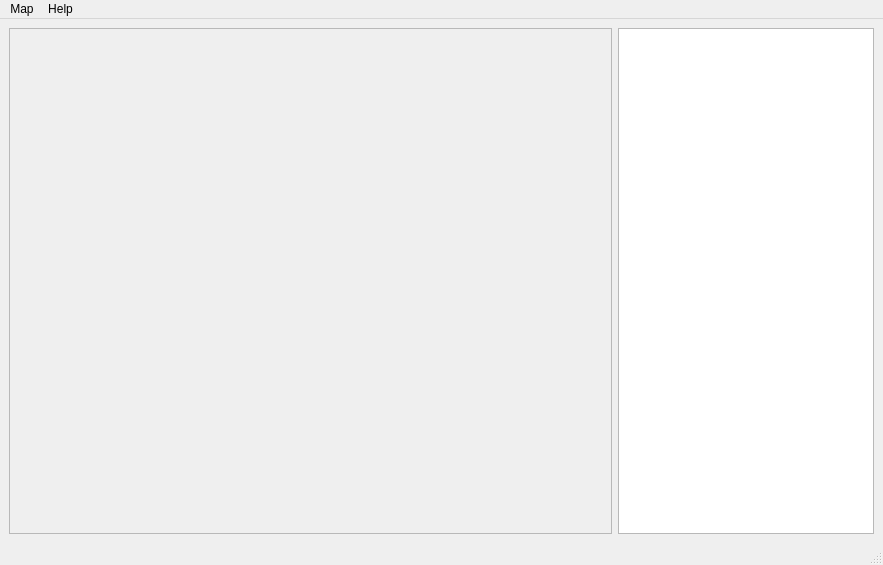
<?xml version="1.0" encoding="UTF-8"?>
<ui version="4.0">
 <class>MainWindow</class>
 <widget class="QMainWindow" name="MainWindow">
  <property name="geometry">
   <rect>
    <x>0</x>
    <y>0</y>
    <width>883</width>
    <height>565</height>
   </rect>
  </property>
  <property name="windowTitle">
   <string>Maze</string>
  </property>
  <widget class="QWidget" name="centralwidget">
   <layout class="QHBoxLayout" name="horizontalLayout">
    <item>
     <widget class="QScrollArea" name="scrollArea">
      <property name="widgetResizable">
       <bool>true</bool>
      </property>
      <widget class="QWidget" name="scrollAreaWidgetContents">
       <property name="geometry">
        <rect>
         <x>0</x>
         <y>0</y>
         <width>591</width>
         <height>485</height>
        </rect>
       </property>
      </widget>
     </widget>
    </item>
    <item>
     <widget class="QListWidget" name="palette">
      <property name="sizePolicy">
       <sizepolicy hsizetype="Preferred" vsizetype="Expanding">
        <horstretch>0</horstretch>
        <verstretch>0</verstretch>
       </sizepolicy>
      </property>
     </widget>
    </item>
   </layout>
  </widget>
  <widget class="QMenuBar" name="menubar">
   <property name="geometry">
    <rect>
     <x>0</x>
     <y>0</y>
     <width>883</width>
     <height>26</height>
    </rect>
   </property>
   <widget class="QMenu" name="menuMap">
    <property name="title">
     <string>Map</string>
    </property>
    <addaction name="actionNew"/>
    <addaction name="actionOpen"/>
    <addaction name="separator"/>
    <addaction name="actionSave"/>
    <addaction name="actionSaveAs"/>
    <addaction name="separator"/>
    <addaction name="actionQuit"/>
   </widget>
   <widget class="QMenu" name="menuHelp">
    <property name="title">
     <string>Help</string>
    </property>
    <addaction name="actionAbout"/>
   </widget>
   <addaction name="menuMap"/>
   <addaction name="menuHelp"/>
  </widget>
  <widget class="QStatusBar" name="statusbar">
   <property name="enabled">
    <bool>true</bool>
   </property>
  </widget>
  <action name="actionNew">
   <property name="text">
    <string>New</string>
   </property>
   <property name="shortcut">
    <string>Ctrl+N</string>
   </property>
  </action>
  <action name="actionQuit">
   <property name="text">
    <string>Quit</string>
   </property>
   <property name="shortcut">
    <string>Ctrl+Q</string>
   </property>
  </action>
  <action name="actionAbout">
   <property name="text">
    <string>About</string>
   </property>
   <property name="shortcut">
    <string>F1</string>
   </property>
  </action>
  <action name="actionSave">
   <property name="text">
    <string>Save</string>
   </property>
   <property name="shortcut">
    <string>Ctrl+S</string>
   </property>
  </action>
  <action name="actionSaveAs">
   <property name="text">
    <string>Save as...</string>
   </property>
   <property name="shortcut">
    <string>Ctrl+Shift+S</string>
   </property>
  </action>
  <action name="actionOpen">
   <property name="text">
    <string>Open...</string>
   </property>
   <property name="shortcut">
    <string>Ctrl+O</string>
   </property>
  </action>
 </widget>
 <resources/>
 <connections>
  <connection>
   <sender>actionQuit</sender>
   <signal>triggered()</signal>
   <receiver>MainWindow</receiver>
   <slot>close()</slot>
   <hints>
    <hint type="sourcelabel">
     <x>-1</x>
     <y>-1</y>
    </hint>
    <hint type="destinationlabel">
     <x>441</x>
     <y>282</y>
    </hint>
   </hints>
  </connection>
 </connections>
</ui>
